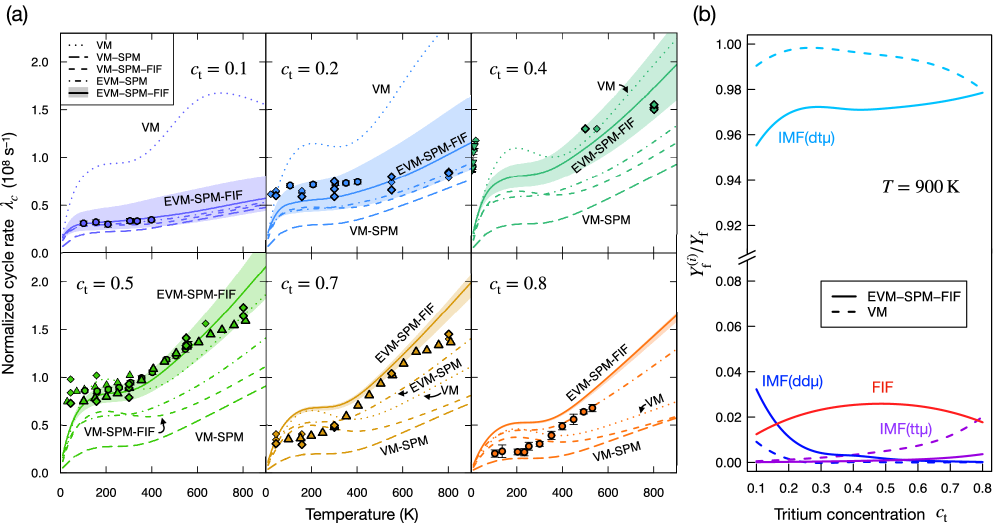
#> input picture openmucf/data/yamashita_kino_fig3a.png, 2006 x 1049 px, found by its file name (shown at 1/2 size)
$ python digitize_yamashita_fig3a.py openmucf/data/yamashita_kino_fig3a.png out.csv
#> lines starting #> are read from the running program, lines starting #| are printed output that depends on the picture; after the words box and inside, x2 and y2 are one past the last pixel; in counts of white or black regions, pixels touching at a corner belong together
#> in digitize, im is the input picture: PIL image 2006x1049 RGB; mean R, G, B 239.4, 240.8, 241
"""Matplotlib-free digitizer for Fig. 3a (c_t=0.5 panel) of Yamashita, Kino, Okutsu, Okada, Sato,
Sci. Rep. 12, 6393 (2022), doi 10.1038/s41598-022-09487-0.

Source figure and this derived table are (c) the authors, licensed CC-BY-4.0
(https://creativecommons.org/licenses/by/4.0/); attribution: Yamashita et al., Sci. Rep. 12, 6393
(2022). The figure ships at ``openmucf/data/yamashita_kino_fig3a.png`` and the extracted table at
``openmucf/data/yamashita_kino_lc_T.csv`` (both CC-BY-4.0 per ``LICENSE-DATA``).

Extracts the EVM-SPM-FIF cycle-rate curve lambda_c(T) for tritium concentration c_t=0.5 by pixel
tracing on the source PNG. Deterministic: same PNG in -> byte-identical CSV out (numpy + PIL only).
Re-run to reproduce the committed CSV (see ``tests/test_digitizer.py``):

    python scripts/digitize_yamashita_fig3a.py openmucf/data/yamashita_kino_fig3a.png out.csv

Method:
  * axis calibration from tick pixel centres (hard-coded, verified sub-pixel; residuals printed).
  * primary estimator = centreline of the pale uncertainty BAND (the EVM-SPM-FIF envelope),
    taken as the largest contiguous pale-green cluster per column (robust to markers / dotted /
    lower dashed curves). Cross-checked against a direct solid-line trace where the line is clean.
"""
from __future__ import annotations

import csv
import sys
from pathlib import Path

import numpy as np
from PIL import Image

DEFAULT_PNG = Path(__file__).resolve().parents[1] / "openmucf" / "data" / "yamashita_kino_fig3a.png"
DEFAULT_OUT = "yamashita_kino_lc_T.csv"

# ---- calibration (pixel centres of the c_t=0.5 subpanel, full-res 2006x1049 Springer PNG) ----
# x ticks: 200,400,600,800 K -> px 211.5,303.0,394.5,485.5 ; linear fit T=0 at x=120.17
X0, DXDT = 120.17, 0.45667          # x = X0 + DXDT * T
# y ticks: 0.5,1.0,1.5,2.0 (x1e8 s^-1) -> px 849.5,754.0,658.5,563.0 ; 0.0 at y=945.0
Y0, DYDV = 945.0, 190.9             # y = Y0 - DYDV * V ; V in 1e8 s^-1  (1/0.0052356)
TY, BY = 506, 944                   # panel top/bottom pixel rows


def T_of_x(x): return (x - X0) / DXDT
def x_of_T(t): return X0 + DXDT * t
def V_of_y(y): return (Y0 - y) / DYDV


def _band_mask(arr):
    R, G, B = arr[:, :, 0], arr[:, :, 1], arr[:, :, 2]
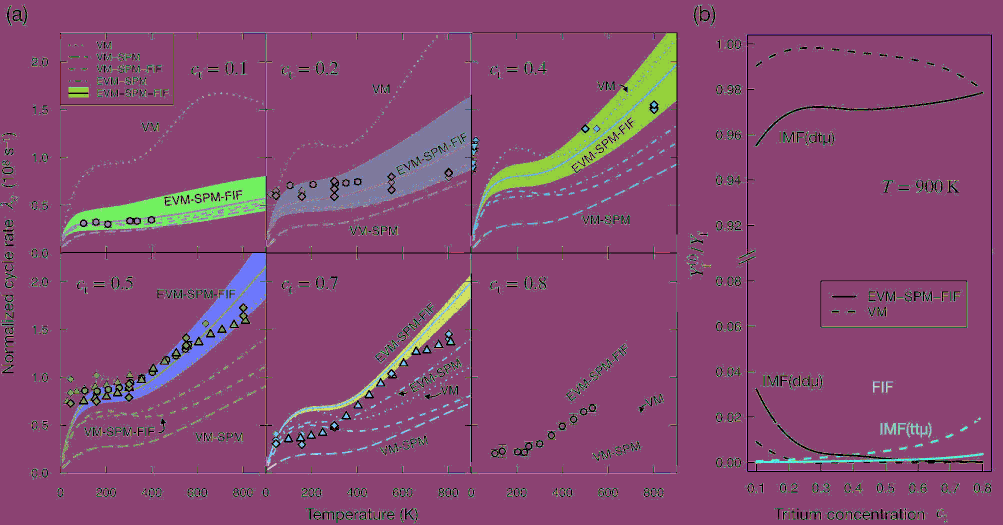
#> R: shape (1049, 2006) int64 (shown at 1/2 size); 256 distinct labels, from 0 to 255; one colour per label, 0 black
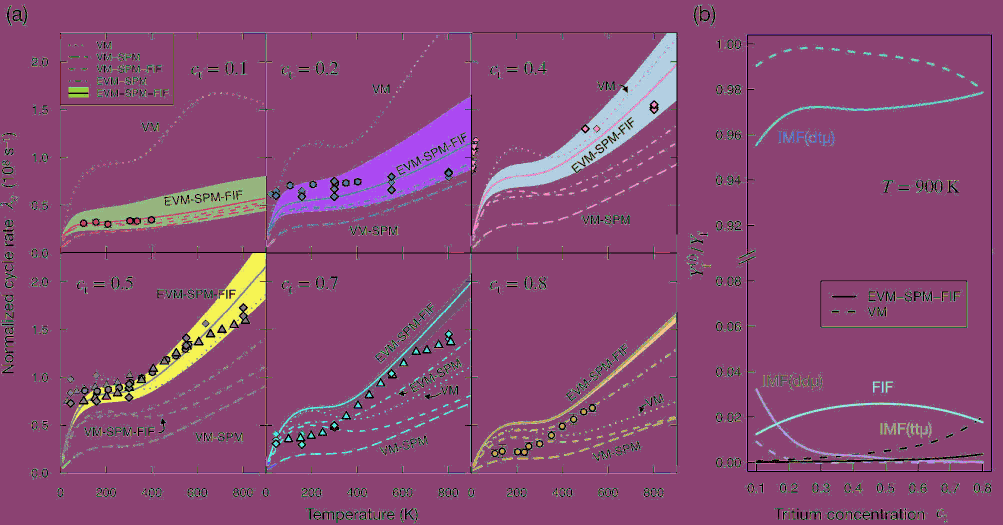
#> G: shape (1049, 2006) int64 (shown at 1/2 size); 256 distinct labels, from 0 to 255; one colour per label, 0 black
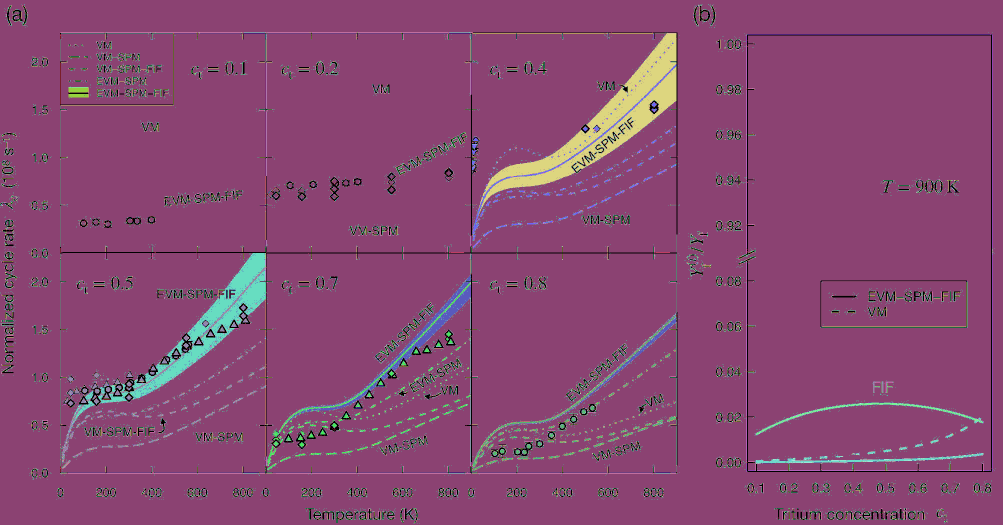
#> B: shape (1049, 2006) int64 (shown at 1/2 size); 256 distinct labels, from 0 to 255; one colour per label, 0 black
    gr = G - R
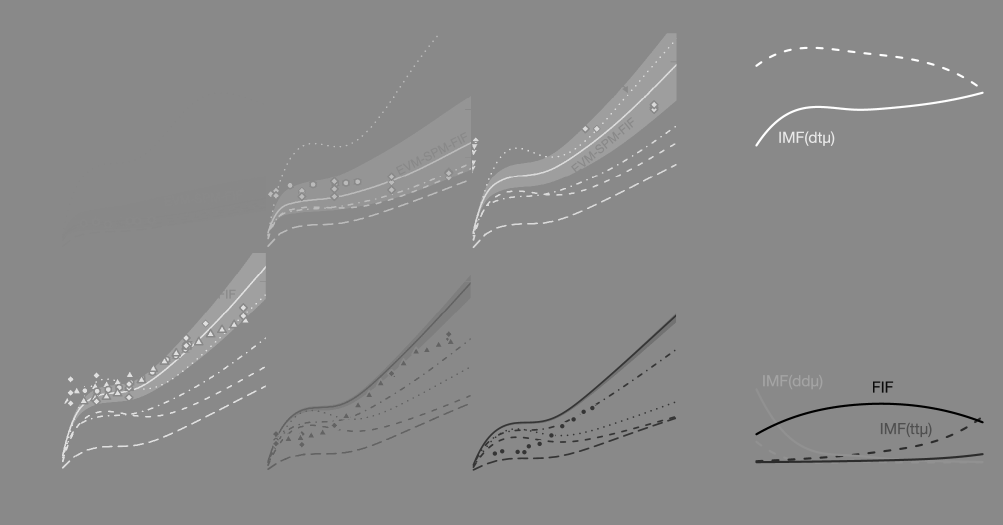
#> gr: shape (1049, 2006) int64 (shown at 1/2 size); min -227, max 195, mean 1.4; drawn with min black and max white
    return (gr > 18) & (gr < 75) & (R > 155) & (R < 230) & (B > 145) & (B < 225) & (G > 205)
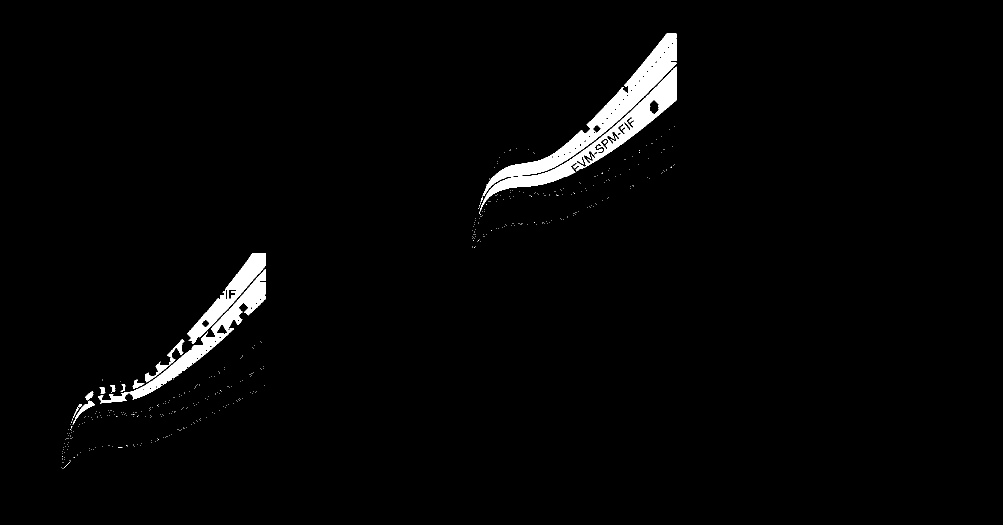
#> returned value: shape (1049, 2006) bool (shown at 1/2 size); 2.2% white; 456 white regions (442 under 20 px), largest, box (x1, y1, x2, y2) and area: (965, 67, 1353, 392) 15797, (958, 133, 1353, 428) 12472, (196, 538, 531, 807) 9311


def band_center(mask, x):
    ys = np.where(mask[TY:BY, x])[0] + TY
    if len(ys) < 4:
        return None
    clusters = [[ys[0]]]
    for y in ys[1:]:
        if y - clusters[-1][-1] <= 16:
            clusters[-1].append(y)
        else:
            clusters.append([y])
    c = max(clusters, key=len)
    return (c[0] + c[-1]) / 2.0


def digitize(png_path):
    im = Image.open(png_path).convert("RGB")
    arr = np.asarray(im).astype(int)
    mask = _band_mask(arr)
    cen = {}
    for x in range(122, 531):
        m = band_center(mask, x)
        if m is not None:
            cen[x] = m
#> this loop made 409 passes
#> m on passes 61 to 63: 798, 797.5, 796.5
#> after the loop, cen = 377 items

    def val_at(Tk, half=3):
#> called with Tk = 20, half = 3
        x0 = x_of_T(Tk)
        vals = [V_of_y(cen[x]) for x in range(int(x0 - half), int(x0 + half + 1)) if x in cen]
#> vals = [0.183]
        return float(np.median(vals)) if vals else float("nan")

    temps = [20, 50, 80, 100, 150, 200, 250, 300, 350, 400, 500, 600, 700, 800]
    rows = [(Tk, val_at(Tk)) for Tk in temps]
#> rows = [(20, 0.183), (50, 0.485), (80, 0.642), (100, 0.671), (150, 0.715), (200, 0.749), (250, 0.77), (300, 0.836), (350, 0.864), (400, 0.93), (500, 1.09), (600, 1.37), (700, 1.6), (800, 1.97)]
    return rows


def write_csv(rows, out_path):
    # digitization uncertainty: pixel read (~2px ~1%) + band-centre-vs-solid-line ambiguity (~5-8%).
    UNC = 0.08
    # LF line terminator (not the csv default \r\n) so the committed CSV and every re-run are
    # byte-identical cross-platform -- the determinism gate must hold on Linux CI too (paired with
    # the `text eol=lf` rule in .gitattributes so checkout never rewrites the endings).
    with open(out_path, "w", newline="") as f:
        w = csv.writer(f, lineterminator="\n")
        w.writerow(["T_K", "lambda_c_s^-1", "digitization_unc_rel", "source_bibkey", "source_locator"])
        for Tk, v in rows:
            w.writerow([Tk, f"{v * 1e8:.3e}", f"{UNC:.2f}", "YamashitaKino2022",
                        "Fig.3a c_t=0.5 EVM-SPM-FIF band centre (digitized)"])


def main():
    png = sys.argv[1] if len(sys.argv) > 1 else str(DEFAULT_PNG)
    out = sys.argv[2] if len(sys.argv) > 2 else DEFAULT_OUT
    rows = digitize(png)
    v300 = dict(rows)[300]
#> v300 = 0.836
    write_csv(rows, out)
#> the loop in write_csv, `for Tk, v in rows:` made 14 passes
    print(f"wrote {out} ({len(rows)} points)")
#| wrote out.csv (14 points)
    print("T_K   lambda_c[1e8]   ratio_to_300K")
    for Tk, v in rows:
        print(f"{Tk:4d}   {v:7.3f}        {v / v300:6.3f}")
#> this loop made 14 passes
#|   20     0.183         0.219
#|   50     0.485         0.580
#|   80     0.642         0.768
#|  100     0.671         0.803
#|  150     0.715         0.856
#|  200     0.749         0.897
#|  250     0.770         0.922
#|  300     0.836         1.000
#> (further printed lines are left out)
    print(f"\n800/300 ratio = {dict(rows)[800] / v300:.3f}   "
          "(re-anchored comparator; see validation_targets.csv V_yamashita_ratio)")
#| 800/300 ratio = 2.357   (re-anchored comparator; see validation_targets.csv V_yamashita_ratio)


if __name__ == "__main__":
    main()
